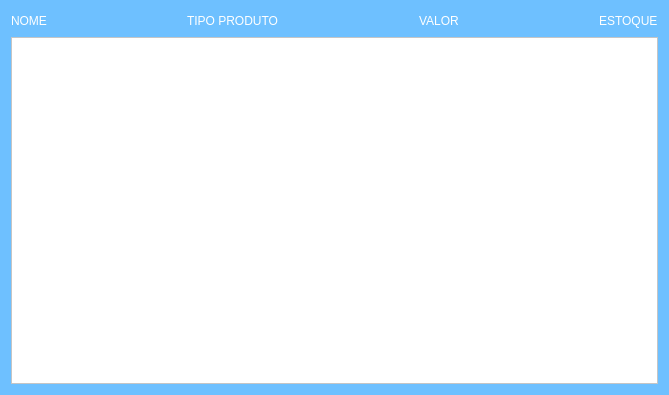
<?xml version="1.0" encoding="UTF-8"?>
<ui version="4.0">
 <class>Form</class>
 <widget class="QWidget" name="Form">
  <property name="geometry">
   <rect>
    <x>0</x>
    <y>0</y>
    <width>669</width>
    <height>395</height>
   </rect>
  </property>
  <property name="windowTitle">
   <string>Form</string>
  </property>
  <property name="styleSheet">
   <string notr="true">background-color: rgb(110, 192, 255);
color: rgb(255, 255, 255);</string>
  </property>
  <layout class="QVBoxLayout" name="verticalLayout_3">
   <item>
    <layout class="QHBoxLayout" name="horizontalLayout">
     <item>
      <widget class="QLabel" name="label">
       <property name="styleSheet">
        <string notr="true">font: 11pt &quot;Impact&quot;;</string>
       </property>
       <property name="text">
        <string>NOME</string>
       </property>
      </widget>
     </item>
     <item>
      <spacer name="horizontalSpacer">
       <property name="orientation">
        <enum>Qt::Horizontal</enum>
       </property>
       <property name="sizeHint" stdset="0">
        <size>
         <width>40</width>
         <height>20</height>
        </size>
       </property>
      </spacer>
     </item>
     <item>
      <widget class="QLabel" name="label_2">
       <property name="styleSheet">
        <string notr="true">font: 11pt &quot;Impact&quot;;</string>
       </property>
       <property name="text">
        <string>TIPO PRODUTO</string>
       </property>
      </widget>
     </item>
     <item>
      <spacer name="horizontalSpacer_2">
       <property name="orientation">
        <enum>Qt::Horizontal</enum>
       </property>
       <property name="sizeHint" stdset="0">
        <size>
         <width>40</width>
         <height>20</height>
        </size>
       </property>
      </spacer>
     </item>
     <item>
      <widget class="QLabel" name="label_3">
       <property name="styleSheet">
        <string notr="true">font: 11pt &quot;Impact&quot;;</string>
       </property>
       <property name="text">
        <string>VALOR</string>
       </property>
      </widget>
     </item>
     <item>
      <spacer name="horizontalSpacer_3">
       <property name="orientation">
        <enum>Qt::Horizontal</enum>
       </property>
       <property name="sizeHint" stdset="0">
        <size>
         <width>40</width>
         <height>20</height>
        </size>
       </property>
      </spacer>
     </item>
     <item>
      <widget class="QLabel" name="label_4">
       <property name="styleSheet">
        <string notr="true">font: 11pt &quot;Impact&quot;;</string>
       </property>
       <property name="text">
        <string>ESTOQUE</string>
       </property>
      </widget>
     </item>
    </layout>
   </item>
   <item>
    <widget class="QScrollArea" name="scrollArea">
     <property name="styleSheet">
      <string notr="true">background-color: rgb(255, 255, 255);
color: rgb(0, 0, 0);</string>
     </property>
     <property name="widgetResizable">
      <bool>true</bool>
     </property>
     <widget class="QWidget" name="scrollAreaWidgetContents">
      <property name="geometry">
       <rect>
        <x>0</x>
        <y>0</y>
        <width>649</width>
        <height>20</height>
       </rect>
      </property>
      <property name="sizePolicy">
       <sizepolicy hsizetype="Preferred" vsizetype="Fixed">
        <horstretch>0</horstretch>
        <verstretch>0</verstretch>
       </sizepolicy>
      </property>
      <layout class="QVBoxLayout" name="verticalLayout_2">
       <item>
        <layout class="QVBoxLayout" name="painel_scrollArea"/>
       </item>
      </layout>
     </widget>
    </widget>
   </item>
  </layout>
 </widget>
 <resources/>
 <connections/>
</ui>
